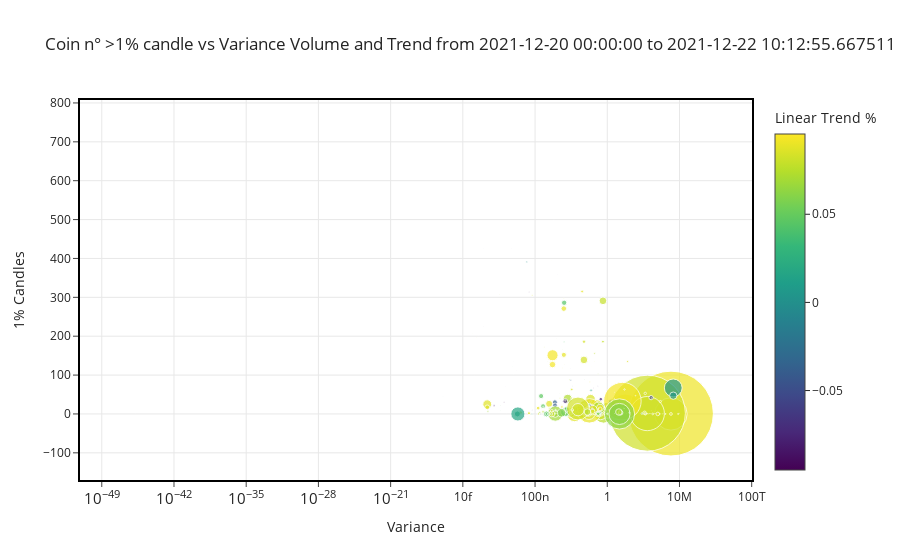

This figure's notebook cell:
### Code cell
Title_2 = "Coin n° >1% candle vs Variance Volume and Trend from "+str(from_datetime)+" to "+str(to_datetime)
fig = px.scatter(metrics, x="Variance", y="1% Candles",
	         size="Volume", color="Linear Trend %", hover_name="Symbol", log_x=True, size_max=60,template="simple_white", title=Title_2)

fig.update_xaxes(showgrid=True, showline=True, linewidth=2, linecolor='black', mirror=True)
fig.update_yaxes(showgrid=True, showline=True, linewidth=2, linecolor='black', mirror=True)
fig.show()

### Figure 1 — Plotly figure (JSON) as saved in the notebook; plotly's stock layout.template omitted (floating-point values rounded to 4 significant figures; data arrays with more than 128 entries replaced by an {"elided": "..."} marker saying what was removed)
{"data": [{"hovertemplate": "<b>%{hovertext}</b><br><br>Variance=%{x}<br>1% Candles=%{y}<br>Volume=%{marker.size}<br>Linear Trend %=%{marker.color}<extra></extra>", "hovertext": {"elided": "555 str values"}, "legendgroup": "", "marker": {"color": {"elided": "555 float values"}, "coloraxis": "coloraxis", "size": {"elided": "555 float values"}, "sizemode": "area", "sizeref": 594.6, "symbol": "circle"}, "mode": "markers", "name": "", "orientation": "v", "showlegend": false, "type": "scatter", "x": {"elided": "555 float values"}, "xaxis": "x", "y": {"elided": "555 int values"}, "yaxis": "y"}], "layout": {"coloraxis": {"colorbar": {"title": {"text": "Linear Trend %"}}, "colorscale": [[0, "#440154"], [0.1111, "#482878"], [0.2222, "#3e4989"], [0.3333, "#31688e"], [0.4444, "#26828e"], [0.5556, "#1f9e89"], [0.6667, "#35b779"], [0.7778, "#6ece58"], [0.8889, "#b5de2b"], [1, "#fde725"]]}, "legend": {"itemsizing": "constant", "tracegroupgap": 0}, "title": {"text": "Coin n° >1% candle vs Variance Volume and Trend from 2021-12-20 00:00:00 to 2021-12-22 10:12:55.667511"}, "xaxis": {"anchor": "y", "domain": [0, 1], "linecolor": "black", "linewidth": 2, "mirror": true, "showgrid": true, "showline": true, "title": {"text": "Variance"}, "type": "log"}, "yaxis": {"anchor": "x", "domain": [0, 1], "linecolor": "black", "linewidth": 2, "mirror": true, "showgrid": true, "showline": true, "title": {"text": "1% Candles"}}}}
